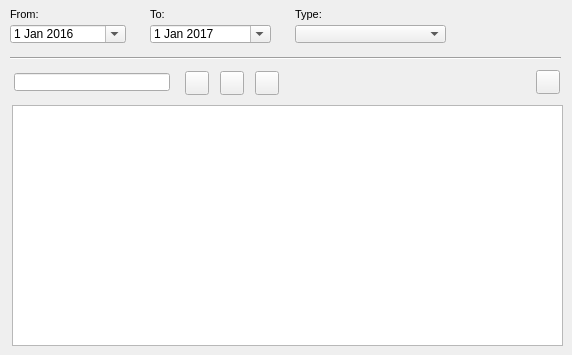
    <widget class="QWidget" name="document">
     <attribute name="title">
      <string>Document</string>
     </attribute>
     <widget class="QDateEdit" name="date_document_from">
      <property name="geometry">
       <rect>
        <x>10</x>
        <y>25</y>
        <width>116</width>
        <height>18</height>
       </rect>
      </property>
      <property name="date">
       <date>
        <year>2016</year>
        <month>1</month>
        <day>1</day>
       </date>
      </property>
      <property name="calendarPopup">
       <bool>true</bool>
      </property>
     </widget>
     <widget class="Line" name="line_6">
      <property name="geometry">
       <rect>
        <x>10</x>
        <y>50</y>
        <width>551</width>
        <height>16</height>
       </rect>
      </property>
      <property name="orientation">
       <enum>Qt::Horizontal</enum>
      </property>
     </widget>
     <widget class="QTableView" name="tbl_document">
      <property name="geometry">
       <rect>
        <x>12</x>
        <y>105</y>
        <width>551</width>
        <height>241</height>
       </rect>
      </property>
      <property name="sortingEnabled">
       <bool>true</bool>
      </property>
     </widget>
     <widget class="QLabel" name="label_doc_from">
      <property name="geometry">
       <rect>
        <x>10</x>
        <y>3</y>
        <width>90</width>
        <height>22</height>
       </rect>
      </property>
      <property name="font">
       <font>
        <pointsize>8</pointsize>
       </font>
      </property>
      <property name="frameShape">
       <enum>QFrame::NoFrame</enum>
      </property>
      <property name="frameShadow">
       <enum>QFrame::Plain</enum>
      </property>
      <property name="text">
       <string>From:</string>
      </property>
      <property name="textFormat">
       <enum>Qt::AutoText</enum>
      </property>
      <property name="scaledContents">
       <bool>false</bool>
      </property>
      <property name="alignment">
       <set>Qt::AlignLeading|Qt::AlignLeft|Qt::AlignVCenter</set>
      </property>
      <property name="margin">
       <number>3</number>
      </property>
     </widget>
     <widget class="QLabel" name="label_doc_type">
      <property name="geometry">
       <rect>
        <x>295</x>
        <y>3</y>
        <width>61</width>
        <height>22</height>
       </rect>
      </property>
      <property name="font">
       <font>
        <pointsize>8</pointsize>
       </font>
      </property>
      <property name="layoutDirection">
       <enum>Qt::LeftToRight</enum>
      </property>
      <property name="frameShape">
       <enum>QFrame::NoFrame</enum>
      </property>
      <property name="frameShadow">
       <enum>QFrame::Raised</enum>
      </property>
      <property name="text">
       <string>Type:</string>
      </property>
      <property name="textFormat">
       <enum>Qt::AutoText</enum>
      </property>
      <property name="scaledContents">
       <bool>false</bool>
      </property>
      <property name="margin">
       <number>3</number>
      </property>
     </widget>
     <widget class="QLabel" name="label_doc_to">
      <property name="geometry">
       <rect>
        <x>150</x>
        <y>3</y>
        <width>31</width>
        <height>22</height>
       </rect>
      </property>
      <property name="font">
       <font>
        <pointsize>8</pointsize>
       </font>
      </property>
      <property name="frameShape">
       <enum>QFrame::NoFrame</enum>
      </property>
      <property name="frameShadow">
       <enum>QFrame::Raised</enum>
      </property>
      <property name="text">
       <string>To:</string>
      </property>
      <property name="textFormat">
       <enum>Qt::AutoText</enum>
      </property>
      <property name="scaledContents">
       <bool>false</bool>
      </property>
      <property name="margin">
       <number>3</number>
      </property>
     </widget>
     <widget class="QComboBox" name="doc_type">
      <property name="geometry">
       <rect>
        <x>295</x>
        <y>25</y>
        <width>151</width>
        <height>18</height>
       </rect>
      </property>
     </widget>
     <widget class="QDateEdit" name="date_document_to">
      <property name="geometry">
       <rect>
        <x>150</x>
        <y>25</y>
        <width>121</width>
        <height>18</height>
       </rect>
      </property>
      <property name="date">
       <date>
        <year>2017</year>
        <month>1</month>
        <day>1</day>
       </date>
      </property>
      <property name="calendarPopup">
       <bool>true</bool>
      </property>
     </widget>
     <widget class="QPushButton" name="btn_doc_new">
      <property name="geometry">
       <rect>
        <x>255</x>
        <y>71</y>
        <width>24</width>
        <height>24</height>
       </rect>
      </property>
      <property name="text">
       <string/>
      </property>
      <property name="icon">
       <iconset>
        <normaloff>../icons/131b.png</normaloff>../icons/131b.png</iconset>
      </property>
      <property name="iconSize">
       <size>
        <width>22</width>
        <height>22</height>
       </size>
      </property>
     </widget>
     <widget class="QPushButton" name="btn_doc_insert">
      <property name="geometry">
       <rect>
        <x>185</x>
        <y>71</y>
        <width>24</width>
        <height>24</height>
       </rect>
      </property>
      <property name="text">
       <string/>
      </property>
      <property name="icon">
       <iconset>
        <normaloff>../icons/111b.png</normaloff>../icons/111b.png</iconset>
      </property>
      <property name="iconSize">
       <size>
        <width>22</width>
        <height>22</height>
       </size>
      </property>
     </widget>
     <widget class="QPushButton" name="btn_doc_delete">
      <property name="geometry">
       <rect>
        <x>220</x>
        <y>71</y>
        <width>24</width>
        <height>24</height>
       </rect>
      </property>
      <property name="text">
       <string/>
      </property>
      <property name="icon">
       <iconset>
        <normaloff>../icons/112b.png</normaloff>../icons/112b.png</iconset>
      </property>
      <property name="iconSize">
       <size>
        <width>22</width>
        <height>22</height>
       </size>
      </property>
     </widget>
     <widget class="QPushButton" name="btn_open_doc">
      <property name="geometry">
       <rect>
        <x>536</x>
        <y>70</y>
        <width>24</width>
        <height>24</height>
       </rect>
      </property>
      <property name="text">
       <string/>
      </property>
      <property name="icon">
       <iconset>
        <normaloff>../icons/170b.png</normaloff>../icons/170b.png</iconset>
      </property>
      <property name="iconSize">
       <size>
        <width>22</width>
        <height>22</height>
       </size>
      </property>
     </widget>
     <widget class="QLineEdit" name="doc_id">
      <property name="geometry">
       <rect>
        <x>14</x>
        <y>73</y>
        <width>156</width>
        <height>18</height>
       </rect>
      </property>
     </widget>
    </widget>
